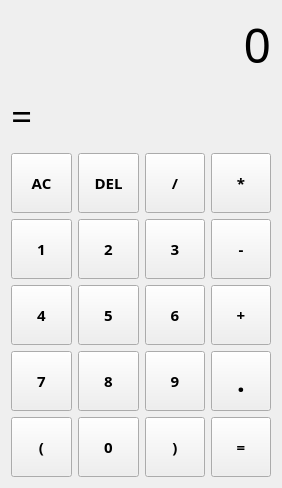
<?xml version="1.0" encoding="UTF-8"?>
<ui version="4.0">
 <class>MainWindow</class>
 <widget class="QMainWindow" name="MainWindow">
  <property name="geometry">
   <rect>
    <x>0</x>
    <y>0</y>
    <width>282</width>
    <height>488</height>
   </rect>
  </property>
  <property name="minimumSize">
   <size>
    <width>282</width>
    <height>488</height>
   </size>
  </property>
  <property name="maximumSize">
   <size>
    <width>282</width>
    <height>488</height>
   </size>
  </property>
  <property name="windowTitle">
   <string>Computer</string>
  </property>
  <widget class="QWidget" name="centralWidget">
   <layout class="QGridLayout" name="gridLayout">
    <item row="3" column="2">
     <widget class="QPushButton" name="DivOptBtn">
      <property name="minimumSize">
       <size>
        <width>60</width>
        <height>60</height>
       </size>
      </property>
      <property name="font">
       <font>
        <family>Agency FB</family>
        <pointsize>11</pointsize>
        <weight>75</weight>
        <bold>true</bold>
       </font>
      </property>
      <property name="text">
       <string>/</string>
      </property>
     </widget>
    </item>
    <item row="7" column="3">
     <widget class="QPushButton" name="equalSignBtn">
      <property name="minimumSize">
       <size>
        <width>60</width>
        <height>60</height>
       </size>
      </property>
      <property name="font">
       <font>
        <family>Agency FB</family>
        <pointsize>11</pointsize>
        <weight>75</weight>
        <bold>true</bold>
       </font>
      </property>
      <property name="text">
       <string>=</string>
      </property>
     </widget>
    </item>
    <item row="6" column="2">
     <widget class="QPushButton" name="num9Btn">
      <property name="minimumSize">
       <size>
        <width>60</width>
        <height>60</height>
       </size>
      </property>
      <property name="font">
       <font>
        <family>Agency FB</family>
        <pointsize>11</pointsize>
        <weight>75</weight>
        <bold>true</bold>
       </font>
      </property>
      <property name="text">
       <string>9</string>
      </property>
     </widget>
    </item>
    <item row="7" column="1">
     <widget class="QPushButton" name="num0Btn">
      <property name="minimumSize">
       <size>
        <width>60</width>
        <height>60</height>
       </size>
      </property>
      <property name="font">
       <font>
        <family>Agency FB</family>
        <pointsize>11</pointsize>
        <weight>75</weight>
        <bold>true</bold>
       </font>
      </property>
      <property name="text">
       <string>0</string>
      </property>
     </widget>
    </item>
    <item row="0" column="0" colspan="4">
     <widget class="QLabel" name="numDisplayLbl">
      <property name="minimumSize">
       <size>
        <width>140</width>
        <height>40</height>
       </size>
      </property>
      <property name="font">
       <font>
        <family>Agency FB</family>
        <pointsize>36</pointsize>
       </font>
      </property>
      <property name="cursor">
       <cursorShape>IBeamCursor</cursorShape>
      </property>
      <property name="frameShadow">
       <enum>QFrame::Sunken</enum>
      </property>
      <property name="text">
       <string>0</string>
      </property>
      <property name="alignment">
       <set>Qt::AlignRight|Qt::AlignTrailing|Qt::AlignVCenter</set>
      </property>
      <property name="textInteractionFlags">
       <set>Qt::LinksAccessibleByMouse|Qt::TextSelectableByKeyboard|Qt::TextSelectableByMouse</set>
      </property>
     </widget>
    </item>
    <item row="5" column="3">
     <widget class="QPushButton" name="plusOptBtn">
      <property name="minimumSize">
       <size>
        <width>60</width>
        <height>60</height>
       </size>
      </property>
      <property name="font">
       <font>
        <family>Agency FB</family>
        <pointsize>11</pointsize>
        <weight>75</weight>
        <bold>true</bold>
       </font>
      </property>
      <property name="text">
       <string>+</string>
      </property>
     </widget>
    </item>
    <item row="6" column="3">
     <widget class="QPushButton" name="dotSignBtn">
      <property name="minimumSize">
       <size>
        <width>60</width>
        <height>60</height>
       </size>
      </property>
      <property name="font">
       <font>
        <family>Agency FB</family>
        <pointsize>20</pointsize>
        <weight>75</weight>
        <bold>true</bold>
       </font>
      </property>
      <property name="text">
       <string>.</string>
      </property>
     </widget>
    </item>
    <item row="4" column="3">
     <widget class="QPushButton" name="minusOptBtn">
      <property name="minimumSize">
       <size>
        <width>60</width>
        <height>60</height>
       </size>
      </property>
      <property name="font">
       <font>
        <family>Agency FB</family>
        <pointsize>11</pointsize>
        <weight>75</weight>
        <bold>true</bold>
       </font>
      </property>
      <property name="text">
       <string>-</string>
      </property>
     </widget>
    </item>
    <item row="3" column="3">
     <widget class="QPushButton" name="timesOptBtn">
      <property name="minimumSize">
       <size>
        <width>60</width>
        <height>60</height>
       </size>
      </property>
      <property name="font">
       <font>
        <family>Agency FB</family>
        <pointsize>11</pointsize>
        <weight>75</weight>
        <bold>true</bold>
       </font>
      </property>
      <property name="text">
       <string>*</string>
      </property>
     </widget>
    </item>
    <item row="7" column="0">
     <widget class="QPushButton" name="leftParBtn">
      <property name="minimumSize">
       <size>
        <width>60</width>
        <height>60</height>
       </size>
      </property>
      <property name="font">
       <font>
        <family>Agency FB</family>
        <pointsize>11</pointsize>
        <weight>75</weight>
        <bold>true</bold>
       </font>
      </property>
      <property name="text">
       <string>(</string>
      </property>
     </widget>
    </item>
    <item row="4" column="2">
     <widget class="QPushButton" name="num3Btn">
      <property name="minimumSize">
       <size>
        <width>60</width>
        <height>60</height>
       </size>
      </property>
      <property name="font">
       <font>
        <family>Agency FB</family>
        <pointsize>11</pointsize>
        <weight>75</weight>
        <bold>true</bold>
       </font>
      </property>
      <property name="text">
       <string>3</string>
      </property>
     </widget>
    </item>
    <item row="5" column="1">
     <widget class="QPushButton" name="num5Btn">
      <property name="minimumSize">
       <size>
        <width>60</width>
        <height>60</height>
       </size>
      </property>
      <property name="font">
       <font>
        <family>Agency FB</family>
        <pointsize>11</pointsize>
        <weight>75</weight>
        <bold>true</bold>
       </font>
      </property>
      <property name="text">
       <string>5</string>
      </property>
     </widget>
    </item>
    <item row="4" column="1">
     <widget class="QPushButton" name="num2Btn">
      <property name="minimumSize">
       <size>
        <width>60</width>
        <height>60</height>
       </size>
      </property>
      <property name="font">
       <font>
        <family>Agency FB</family>
        <pointsize>11</pointsize>
        <weight>75</weight>
        <bold>true</bold>
       </font>
      </property>
      <property name="text">
       <string>2</string>
      </property>
     </widget>
    </item>
    <item row="6" column="1">
     <widget class="QPushButton" name="num8Btn">
      <property name="minimumSize">
       <size>
        <width>60</width>
        <height>60</height>
       </size>
      </property>
      <property name="font">
       <font>
        <family>Agency FB</family>
        <pointsize>11</pointsize>
        <weight>75</weight>
        <bold>true</bold>
       </font>
      </property>
      <property name="text">
       <string>8</string>
      </property>
     </widget>
    </item>
    <item row="5" column="0">
     <widget class="QPushButton" name="num4Btn">
      <property name="minimumSize">
       <size>
        <width>60</width>
        <height>60</height>
       </size>
      </property>
      <property name="font">
       <font>
        <family>Agency FB</family>
        <pointsize>11</pointsize>
        <weight>75</weight>
        <bold>true</bold>
       </font>
      </property>
      <property name="text">
       <string>4</string>
      </property>
     </widget>
    </item>
    <item row="4" column="0">
     <widget class="QPushButton" name="num1Btn">
      <property name="minimumSize">
       <size>
        <width>60</width>
        <height>60</height>
       </size>
      </property>
      <property name="font">
       <font>
        <family>Agency FB</family>
        <pointsize>11</pointsize>
        <weight>75</weight>
        <bold>true</bold>
       </font>
      </property>
      <property name="text">
       <string>1</string>
      </property>
     </widget>
    </item>
    <item row="3" column="0">
     <widget class="QPushButton" name="ACbtn">
      <property name="minimumSize">
       <size>
        <width>60</width>
        <height>60</height>
       </size>
      </property>
      <property name="font">
       <font>
        <family>Agency FB</family>
        <pointsize>11</pointsize>
        <weight>75</weight>
        <bold>true</bold>
       </font>
      </property>
      <property name="text">
       <string>AC</string>
      </property>
     </widget>
    </item>
    <item row="5" column="2">
     <widget class="QPushButton" name="num6Btn">
      <property name="minimumSize">
       <size>
        <width>60</width>
        <height>60</height>
       </size>
      </property>
      <property name="font">
       <font>
        <family>Agency FB</family>
        <pointsize>11</pointsize>
        <weight>75</weight>
        <bold>true</bold>
       </font>
      </property>
      <property name="text">
       <string>6</string>
      </property>
     </widget>
    </item>
    <item row="3" column="1">
     <widget class="QPushButton" name="delBtn">
      <property name="minimumSize">
       <size>
        <width>60</width>
        <height>60</height>
       </size>
      </property>
      <property name="font">
       <font>
        <family>Agency FB</family>
        <pointsize>11</pointsize>
        <weight>75</weight>
        <bold>true</bold>
       </font>
      </property>
      <property name="text">
       <string>DEL</string>
      </property>
     </widget>
    </item>
    <item row="7" column="2">
     <widget class="QPushButton" name="rightParBtn">
      <property name="minimumSize">
       <size>
        <width>60</width>
        <height>60</height>
       </size>
      </property>
      <property name="font">
       <font>
        <family>Agency FB</family>
        <pointsize>11</pointsize>
        <weight>75</weight>
        <bold>true</bold>
       </font>
      </property>
      <property name="text">
       <string>)</string>
      </property>
     </widget>
    </item>
    <item row="6" column="0">
     <widget class="QPushButton" name="num7Btn">
      <property name="minimumSize">
       <size>
        <width>60</width>
        <height>60</height>
       </size>
      </property>
      <property name="font">
       <font>
        <family>Agency FB</family>
        <pointsize>11</pointsize>
        <weight>75</weight>
        <bold>true</bold>
       </font>
      </property>
      <property name="text">
       <string>7</string>
      </property>
     </widget>
    </item>
    <item row="1" column="0" colspan="2">
     <widget class="QLabel" name="resultDisplayLbl">
      <property name="minimumSize">
       <size>
        <width>264</width>
        <height>35</height>
       </size>
      </property>
      <property name="font">
       <font>
        <family>Agency FB</family>
        <pointsize>28</pointsize>
        <weight>50</weight>
        <bold>false</bold>
       </font>
      </property>
      <property name="text">
       <string>=</string>
      </property>
      <property name="textInteractionFlags">
       <set>Qt::LinksAccessibleByMouse|Qt::TextSelectableByKeyboard|Qt::TextSelectableByMouse</set>
      </property>
     </widget>
    </item>
   </layout>
  </widget>
  <widget class="QMenuBar" name="menuBar">
   <property name="geometry">
    <rect>
     <x>0</x>
     <y>0</y>
     <width>282</width>
     <height>23</height>
    </rect>
   </property>
  </widget>
 </widget>
 <layoutdefault spacing="6" margin="11"/>
 <resources/>
 <connections/>
</ui>
